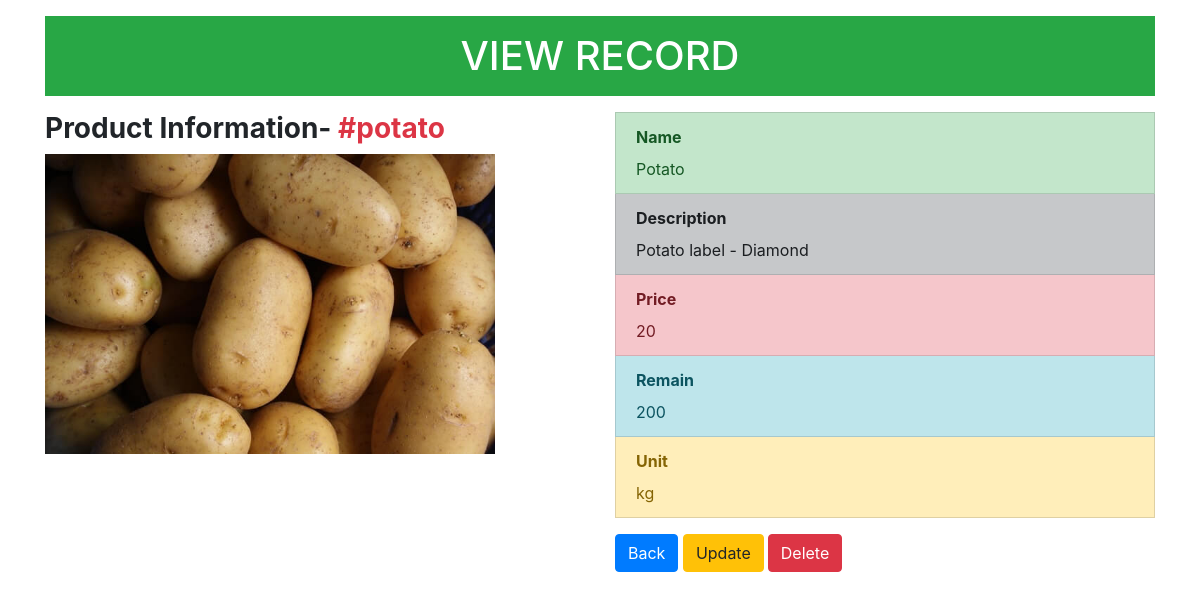
Screenshot of /admin/read.php?id=potato with the database file from the repository.
### tables this page shows
CREATE TABLE `products` (
  `id` char(10) NOT NULL,
  `image` varchar(100) DEFAULT NULL,
  `name` varchar(30) DEFAULT NULL,
  `description` text DEFAULT NULL,
  `price` float DEFAULT NULL,
  `unit` char(10) DEFAULT NULL,
  `remain` float DEFAULT NULL
);

### admin/read.php (the view, shortened to what this page needs)
<?php
require_once "config.php";
$id =  trim($_GET["id"]);
$sql = "SELECT * FROM products WHERE id = '$id'";
$result = mysqli_query($link, $sql);
while($row = mysqli_fetch_array($result)) {
    $image = $row['image'];
    $name = $row['name'];
    $description = $row['description'];
    $price = $row['price'];
    $unit = $row['unit'];
    $remain = $row['remain'];
}
?>
<!DOCTYPE html>
<html lang="en">
<head>
    <link rel="stylesheet" href="https://cdn.jsdelivr.net/npm/bootstrap@4.6.0/dist/css/bootstrap.min.css"
>
</head>
<body>
    <div>
        <div class="container">
            <div class="page-header">
                <h1 class="bg-success p-3 my-3 text-center text-white text-uppercase">View Record</h1>
            </div>
            <div class="row">
                <div class="col-md-6">
                    <div class="form-group">
                        <h3 class="font-weight-bold">Product Information- <span
                                class="text-danger">#<?php echo $id; ?></span>
                        </h3>
                        <?php echo '<img src="./uploads/products/' . $image . '" alt="' . $image. '"
                                class="prod-image">';?>
                    </div>
                </div>
                <div class="col-md-6">
                    <div class="list-group-sm">
                        <div class="list-group-item list-group-item-success">
                            <label class="font-weight-bold">Name</label>
                            <div><?php echo $name; ?>
                            </div>
                        </div>
                        <div class="list-group-item list-group-item-dark">
                            <label class="font-weight-bold">Description</label>
                            <div><?php echo $description; ?></div>
                        </div>
                        <div class="list-group-item list-group-item-danger">
                            <label class="font-weight-bold">Price</label>
                            <div><?php echo $price; ?></div>
                        </div>
                        <div class="list-group-item list-group-item-info">
                            <label class="font-weight-bold">Remain</label>
                            <div><?php echo $remain; ?></div>
                        </div>
                        <div class="list-group-item list-group-item-warning">
                            <label class="font-weight-bold">Unit</label>
                            <div><?php echo $unit; ?></div>
                        </div>
                        <div>
                            <a href="products.php#products" class="btn btn-primary mt-3">Back</a>
                            <?php
                            echo '<a href="update.php?id=' . $id . '" class="btn btn-warning mt-3 mr-1">Update</a>';
                            echo '<a href="delete-product.php?id=' . $id . '" class="btn btn-danger mt-3">Delete</a>';
                            ?>
                        </div>
                    </div>
                </div>
            </div>
        </div>
    </div>
</body>
</html>

### admin/read.php (style rules this page uses)
.prod-image { height: 300px; width: auto; }

### rows the page displays
products: image (picture), name "Potato", description "Potato label - Diamond", price "20", remain "200", unit "kg"

### other values shown
$id "potato"
